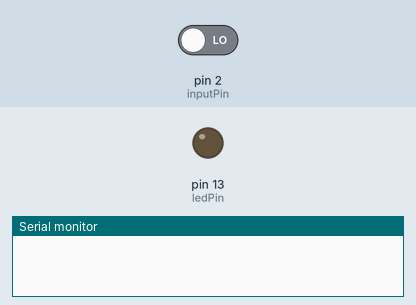
Bench run of a sketch on a simulated Arduino Uno, built with avr-gcc and run on an emulated ATmega328P. Shown: output pins drawn as LEDs (lit = HIGH), the last lines printed to the serial monitor. Inputs (shaded band) come from the test bench; at power-on: pin 2 (inputPin) LOW.

Above: at 1.2 s.
1.3 s: pin 2 (inputPin) driven HIGH
At 1.6 s:
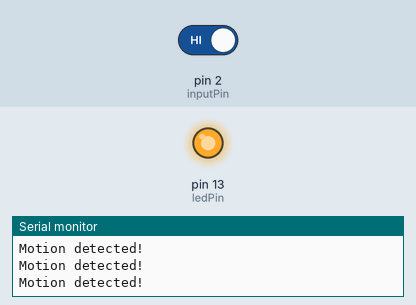
2.8 s: pin 2 (inputPin) driven LOW
At 4.1 s:
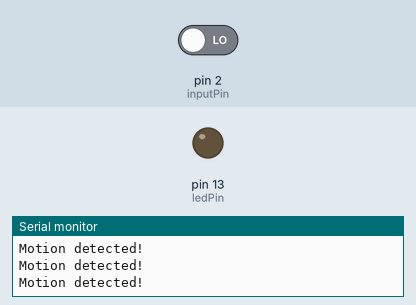
Timing chart, 0 to 5.8 s (numbered marks = the images above; inputs shaded):
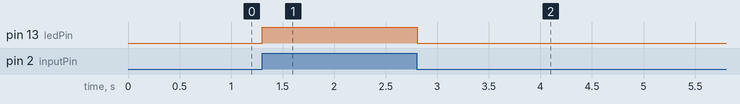

Measured:
- after the input at 1.3 s, pin 13 (ledPin): LOW → HIGH at once
- after the input at 2.8 s, pin 13 (ledPin): HIGH → LOW at once

The sketch:

pir_sensor_code.ino
```cpp
int ledPin = 13;                // choose the pin for the LED
int inputPin = 2;               // choose the input pin (for PIR sensor)
int pirState;             // we start, assuming no motion detected
int val = 0;                    // variable for reading the pin status

void setup() {
  pinMode(ledPin, OUTPUT);      // declare LED as output
  pinMode(inputPin, INPUT);     // declare sensor as input

  Serial.begin(9600);
}

void loop(){
  val = digitalRead(inputPin);  // read input value
  if (val == HIGH) {            // check if the input is HIGH
    digitalWrite(ledPin, HIGH);  // turn LED ON

      Serial.println("Motion detected!");
      // We only want to print on the output change, not state


  } else {
    digitalWrite(ledPin, LOW); // turn LED OFF
    if (pirState == HIGH){
      // we have just turned of
      Serial.println("Motion ended!");
      // We only want to print on the output change, not state
      pirState = LOW;
    }
  }
}
```
